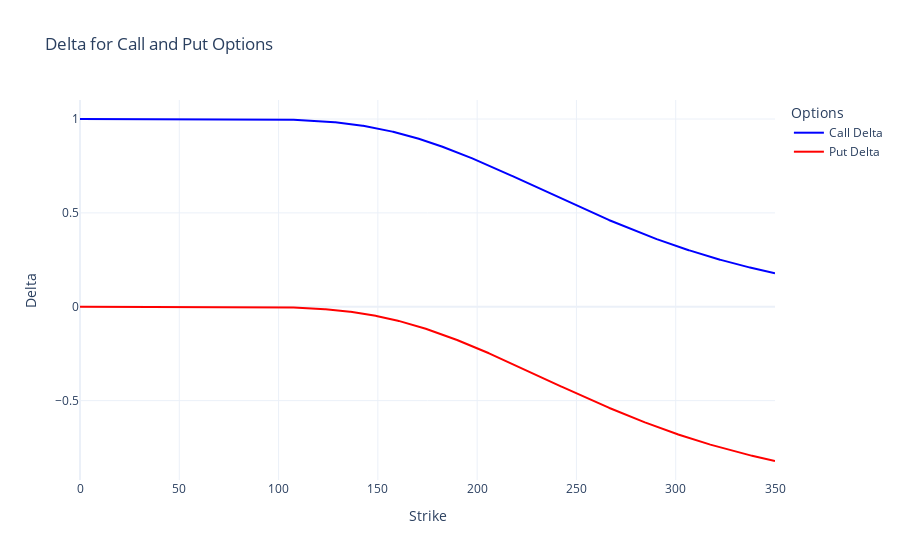
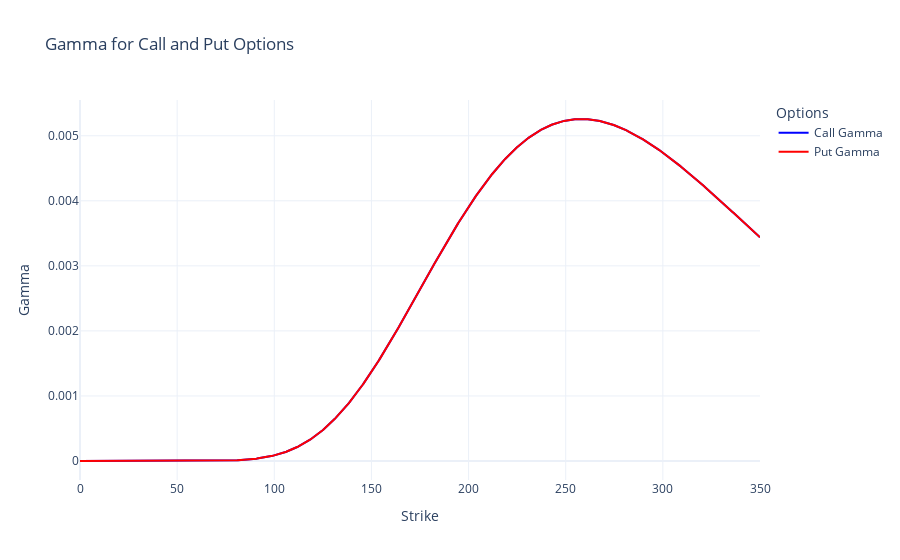
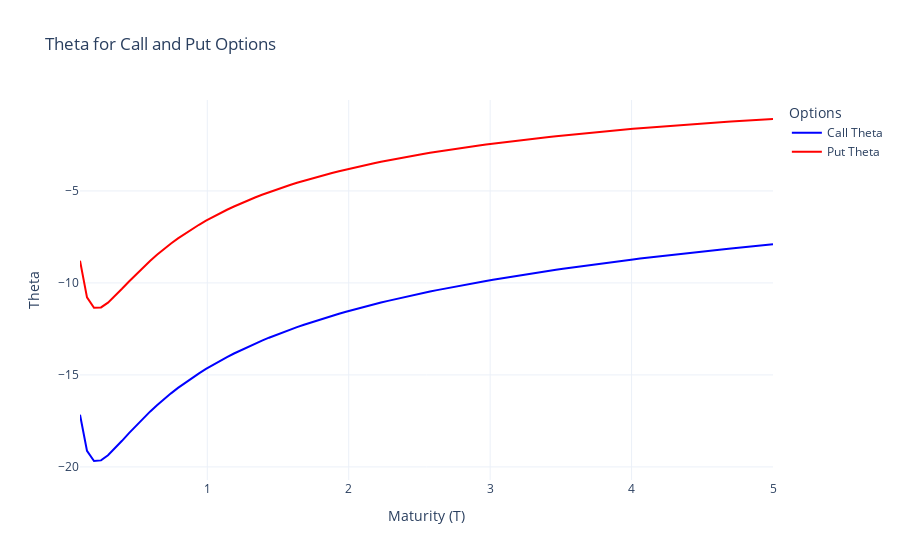
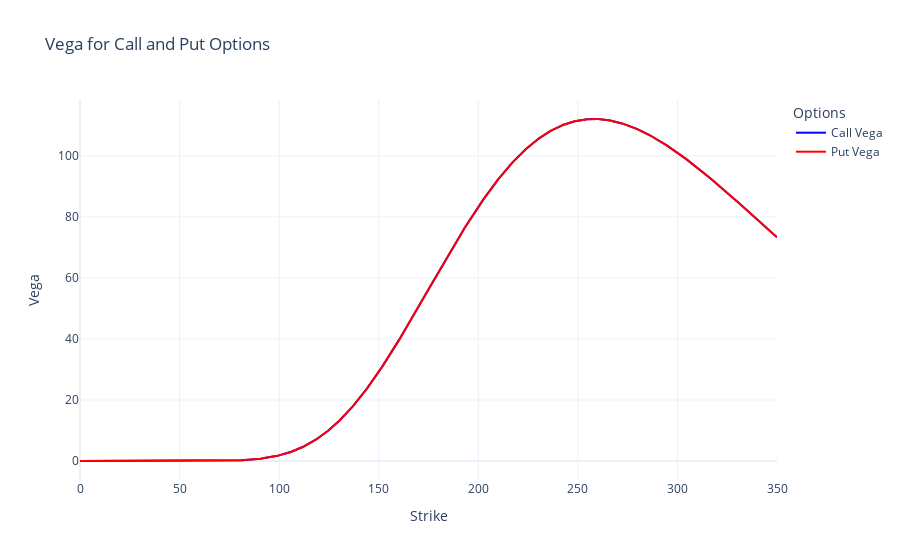

Write notebook code for charts like these, in order.
### Code cell
# Example of usage
if __name__ == "__main__":
    # Define option parameters
    K = 200
    T = 1.5
    sigma, stock = implied_vol.sigma_sim(T, K)
    interest_rate = 0.042

    # Create the plotter instance
    plotter = OptionGreekPlotter(K, T, stock, sigma, interest_rate)

    # Functions for each Greek
    def delta(option):
        return option.delta()

    def gamma(option):
        return option.gamma()

    def theta(option):
        return option.theta()

    def vega(option):
        return option.vega()

    def rho(option):
        return option.rho()

    # Plot Delta vs Strikes
    strikes = np.linspace(0, 350, 1000)
    plotter.plot_greek(delta, strikes, "Strike", "Delta", "Delta for Call and Put Options")

    # Plot Gamma vs Strikes
    plotter.plot_greek(gamma, strikes, "Strike", "Gamma", "Gamma for Call and Put Options")

    # Plot Theta vs Maturities
    maturities = np.linspace(0.1, 5, 100)
    plotter.plot_greek(theta, maturities, "Maturity (T)", "Theta", "Theta for Call and Put Options")

    # Plot Vega vs Strikes
    plotter.plot_greek(vega, strikes, "Strike", "Vega", "Vega for Call and Put Options")

    # Plot Rho vs Strikes
    plotter.plot_greek(rho, strikes, "Strike", "Rho", "Rho for Call and Put Options")

### Figure 1 — Plotly figure (JSON) as saved in the notebook; plotly's stock layout.template omitted (floating-point values rounded to 4 significant figures; data arrays with more than 128 entries replaced by an {"elided": "..."} marker saying what was removed)
{"data": [{"line": {"color": "blue"}, "mode": "lines", "name": "Call Delta", "type": "scatter", "x": {"elided": "1000 float values"}, "y": {"elided": "1000 float values"}}, {"line": {"color": "red"}, "mode": "lines", "name": "Put Delta", "type": "scatter", "x": {"elided": "1000 float values"}, "y": {"elided": "1000 float values"}}], "layout": {"legend": {"title": {"text": "Options"}}, "title": {"text": "Delta for Call and Put Options"}, "xaxis": {"showgrid": true, "title": {"text": "Strike"}}, "yaxis": {"showgrid": true, "title": {"text": "Delta"}}}}

### Figure 2 — Plotly figure (JSON) as saved in the notebook; plotly's stock layout.template omitted (floating-point values rounded to 4 significant figures; data arrays with more than 128 entries replaced by an {"elided": "..."} marker saying what was removed)
{"data": [{"line": {"color": "blue"}, "mode": "lines", "name": "Call Gamma", "type": "scatter", "x": {"elided": "1000 float values"}, "y": {"elided": "1000 float values"}}, {"line": {"color": "red"}, "mode": "lines", "name": "Put Gamma", "type": "scatter", "x": {"elided": "1000 float values"}, "y": {"elided": "1000 float values"}}], "layout": {"legend": {"title": {"text": "Options"}}, "title": {"text": "Gamma for Call and Put Options"}, "xaxis": {"showgrid": true, "title": {"text": "Strike"}}, "yaxis": {"showgrid": true, "title": {"text": "Gamma"}}}}

### Figure 3 — Plotly figure (JSON) as saved in the notebook; plotly's stock layout.template omitted (floating-point values rounded to 4 significant figures)
{"data": [{"line": {"color": "blue"}, "mode": "lines", "name": "Call Theta", "type": "scatter", "x": [0.1, 0.1495, 0.199, 0.2485, 0.298, 0.3475, 0.397, 0.4465, 0.496, 0.5455, 0.5949, 0.6444, 0.6939, 0.7434, 0.7929, 0.8424, 0.8919, 0.9414, 0.9909, 1.04, 1.09, 1.139, 1.189, 1.238, 1.288, 1.337, 1.387, 1.436, 1.486, 1.535, 1.585, 1.634, 1.684, 1.733, 1.783, 1.832, 1.882, 1.931, 1.981, 2.03, 2.08, 2.129, 2.179, 2.228, 2.278, 2.327, 2.377, 2.426, 2.476, 2.525, 2.575, 2.624, 2.674, 2.723, 2.773, 2.822, 2.872, 2.921, 2.971, 3.02, 3.07, 3.119, 3.169, 3.218, 3.268, 3.317, 3.367, 3.416, 3.466, 3.515, 3.565, 3.614, 3.664, 3.713, 3.763, 3.812, 3.862, 3.911, 3.961, 4.01, 4.06, 4.109, 4.159, 4.208, 4.258, 4.307, 4.357, 4.406, 4.456, 4.505, 4.555, 4.604, 4.654, 4.703, 4.753, 4.802, 4.852, 4.901, 4.951, 5], "y": [-17.16, -19.13, -19.68, -19.65, -19.37, -18.99, -18.58, -18.16, -17.76, -17.37, -17.0, -16.65, -16.32, -16.0, -15.71, -15.43, -15.16, -14.91, -14.68, -14.45, -14.24, -14.03, -13.84, -13.65, -13.47, -13.3, -13.13, -12.98, -12.83, -12.68, -12.54, -12.4, -12.27, -12.14, -12.02, -11.9, -11.79, -11.67, -11.57, -11.46, -11.36, -11.26, -11.16, -11.07, -10.98, -10.89, -10.8, -10.71, -10.63, -10.55, -10.47, -10.39, -10.32, -10.24, -10.17, -10.1, -10.03, -9.959, -9.892, -9.826, -9.761, -9.698, -9.636, -9.575, -9.515, -9.456, -9.398, -9.341, -9.285, -9.23, -9.176, -9.123, -9.07, -9.019, -8.968, -8.918, -8.868, -8.82, -8.772, -8.725, -8.678, -8.632, -8.587, -8.542, -8.498, -8.455, -8.412, -8.37, -8.328, -8.286, -8.246, -8.205, -8.166, -8.126, -8.087, -8.049, -8.011, -7.974, -7.936, -7.9]}, {"line": {"color": "red"}, "mode": "lines", "name": "Put Theta", "type": "scatter", "x": [0.1, 0.1495, 0.199, 0.2485, 0.298, 0.3475, 0.397, 0.4465, 0.496, 0.5455, 0.5949, 0.6444, 0.6939, 0.7434, 0.7929, 0.8424, 0.8919, 0.9414, 0.9909, 1.04, 1.09, 1.139, 1.189, 1.238, 1.288, 1.337, 1.387, 1.436, 1.486, 1.535, 1.585, 1.634, 1.684, 1.733, 1.783, 1.832, 1.882, 1.931, 1.981, 2.03, 2.08, 2.129, 2.179, 2.228, 2.278, 2.327, 2.377, 2.426, 2.476, 2.525, 2.575, 2.624, 2.674, 2.723, 2.773, 2.822, 2.872, 2.921, 2.971, 3.02, 3.07, 3.119, 3.169, 3.218, 3.268, 3.317, 3.367, 3.416, 3.466, 3.515, 3.565, 3.614, 3.664, 3.713, 3.763, 3.812, 3.862, 3.911, 3.961, 4.01, 4.06, 4.109, 4.159, 4.208, 4.258, 4.307, 4.357, 4.406, 4.456, 4.505, 4.555, 4.604, 4.654, 4.703, 4.753, 4.802, 4.852, 4.901, 4.951, 5], "y": [-8.794, -10.78, -11.35, -11.33, -11.07, -10.71, -10.32, -9.92, -9.531, -9.158, -8.804, -8.471, -8.156, -7.861, -7.582, -7.32, -7.073, -6.84, -6.619, -6.41, -6.212, -6.024, -5.845, -5.675, -5.513, -5.358, -5.21, -5.069, -4.933, -4.803, -4.679, -4.559, -4.444, -4.333, -4.226, -4.124, -4.025, -3.929, -3.836, -3.747, -3.661, -3.577, -3.496, -3.418, -3.342, -3.268, -3.196, -3.127, -3.059, -2.994, -2.93, -2.868, -2.808, -2.749, -2.692, -2.636, -2.581, -2.529, -2.477, -2.426, -2.377, -2.329, -2.282, -2.237, -2.192, -2.148, -2.106, -2.064, -2.023, -1.983, -1.944, -1.906, -1.868, -1.832, -1.796, -1.761, -1.726, -1.692, -1.659, -1.627, -1.595, -1.564, -1.533, -1.503, -1.474, -1.445, -1.416, -1.389, -1.361, -1.334, -1.308, -1.282, -1.257, -1.232, -1.207, -1.183, -1.16, -1.136, -1.113, -1.091]}], "layout": {"legend": {"title": {"text": "Options"}}, "title": {"text": "Theta for Call and Put Options"}, "xaxis": {"showgrid": true, "title": {"text": "Maturity (T)"}}, "yaxis": {"showgrid": true, "title": {"text": "Theta"}}}}

### Figure 4 — Plotly figure (JSON) as saved in the notebook; plotly's stock layout.template omitted (floating-point values rounded to 4 significant figures; data arrays with more than 128 entries replaced by an {"elided": "..."} marker saying what was removed)
{"data": [{"line": {"color": "blue"}, "mode": "lines", "name": "Call Vega", "type": "scatter", "x": {"elided": "1000 float values"}, "y": {"elided": "1000 float values"}}, {"line": {"color": "red"}, "mode": "lines", "name": "Put Vega", "type": "scatter", "x": {"elided": "1000 float values"}, "y": {"elided": "1000 float values"}}], "layout": {"legend": {"title": {"text": "Options"}}, "title": {"text": "Vega for Call and Put Options"}, "xaxis": {"showgrid": true, "title": {"text": "Strike"}}, "yaxis": {"showgrid": true, "title": {"text": "Vega"}}}}
